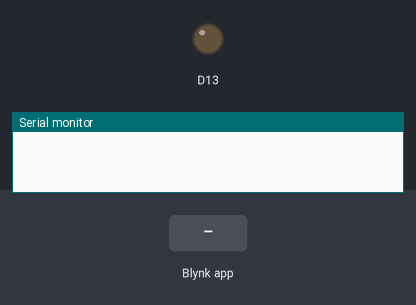
Simulated run of this sketch. Board: Arduino Nano 33 IoT. Parts: output pins drawn as LEDs (lit = HIGH), the last lines printed to the serial monitor. The test bench sets the inputs (shaded band). WiFi joins after 1.5 s; servers stay silent unless stated.

Above: at 3.0 s.
3.1 s: Blynk app writes 1 to V0
At 3.9 s:
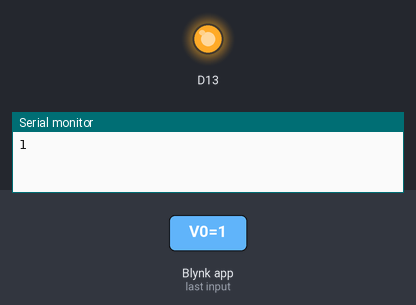
4.6 s: Blynk app writes 0 to V0
At 5.0 s:
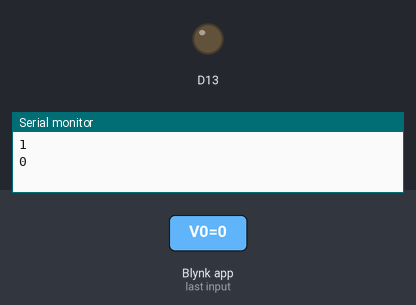
6.1 s: Blynk app writes 200 to V0
At 7.4 s:
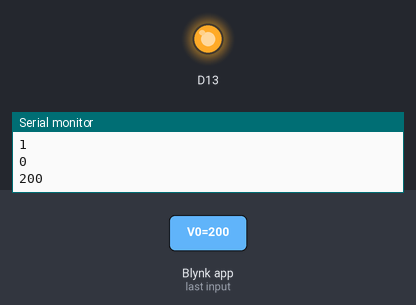
Timing chart, 0 to 9.1 s (numbered marks = the images above; inputs shaded):
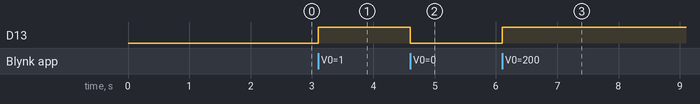

The sketch:

led.ino
```cpp
#define BLYNK_PRINT Serial
#include "data.h"

#include <SPI.h>
#include <WiFiNINA.h>
#include <BlynkSimpleWiFiNINA.h> //這個library下載位置https://github.com/blynkkk/blynk-library


// You should get Auth Token in the Blynk App.
// Go to the Project Settings (nut icon).
char auth[] = BLYNK_AUTH_TOKEN;

// Your WiFi credentials.
// Set password to "" for open networks.
char ssid[] = ID;
char pass[] = PASS;


void setup()
{
  // Debug console
  Serial.begin(9600);
  Blynk.begin(auth, ssid, pass);

  pinMode(13,OUTPUT);
}

void loop()
{
  Blynk.run();
}

BLYNK_WRITE(V0)
{
 int V0Value = param.asInt();
 Serial.println(V0Value);
 digitalWrite(13,V0Value);
}
```

data.h
```cpp
//必需在Blynk_Cloud Device內的Device Info內查到這個Auth

#define BLYNK_TEMPLATE_ID "TMPL3MjY_IyG"
#define BLYNK_DEVICE_NAME "Arduino nano 33 iot"
#define BLYNK_AUTH_TOKEN "FxISfJrFVy6c40uDK_DnK0vICJrhVT6L"

//wifi帳號和密碼
#define ID "robert_hsu_home"
#define PASS "0926656000"
```

Measured:
- after the input at 3.1 s, D13: LOW → HIGH at once
- after the input at 4.6 s, D13: HIGH → LOW at once
- after the input at 6.1 s, D13: LOW → HIGH at once
